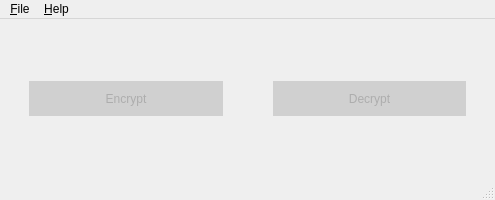
<?xml version="1.0" encoding="UTF-8"?>
<ui version="4.0">
 <class>MainWindow</class>
 <widget class="QMainWindow" name="MainWindow">
  <property name="geometry">
   <rect>
    <x>0</x>
    <y>0</y>
    <width>495</width>
    <height>200</height>
   </rect>
  </property>
  <property name="minimumSize">
   <size>
    <width>495</width>
    <height>200</height>
   </size>
  </property>
  <property name="maximumSize">
   <size>
    <width>495</width>
    <height>200</height>
   </size>
  </property>
  <property name="windowTitle">
   <string>Caeser cipher</string>
  </property>
  <widget class="QWidget" name="centralwidget">
   <layout class="QVBoxLayout" name="verticalLayout_3">
    <item>
     <layout class="QHBoxLayout" name="horizontalLayout">
      <property name="spacing">
       <number>50</number>
      </property>
      <property name="leftMargin">
       <number>20</number>
      </property>
      <property name="topMargin">
       <number>0</number>
      </property>
      <property name="rightMargin">
       <number>20</number>
      </property>
      <item>
       <widget class="QPushButton" name="btn_encrypt">
        <property name="enabled">
         <bool>false</bool>
        </property>
        <property name="styleSheet">
         <string notr="true">QPushButton{
	font: 75 16pt &quot;MS Shell Dlg 2&quot;;
	height: 35px;
	color: rgb(90, 185, 234);
}
QPushButton:pressed {
    background-color: #e0e0e0;
    border-style: inset;
}
QPushButton:disabled {
	background-color:  rgb(208, 208, 208);
	color: rgb(173, 173, 173);
    border-style: inset;
}</string>
        </property>
        <property name="text">
         <string>Encrypt</string>
        </property>
       </widget>
      </item>
      <item>
       <widget class="QPushButton" name="btn_decrypt">
        <property name="enabled">
         <bool>false</bool>
        </property>
        <property name="styleSheet">
         <string notr="true">QPushButton{
	font: 75 16pt &quot;MS Shell Dlg 2&quot;;
	height: 35px;
	color: rgb(90, 185, 234);
}
QPushButton:pressed {
    background-color: #e0e0e0;
    border-style: inset;
}
QPushButton:disabled {
	background-color:  rgb(208, 208, 208);
	color: rgb(173, 173, 173);
    border-style: inset;
}</string>
        </property>
        <property name="text">
         <string>Decrypt</string>
        </property>
       </widget>
      </item>
     </layout>
    </item>
   </layout>
  </widget>
  <widget class="QMenuBar" name="menubar">
   <property name="geometry">
    <rect>
     <x>0</x>
     <y>0</y>
     <width>495</width>
     <height>21</height>
    </rect>
   </property>
   <widget class="QMenu" name="menu_About">
    <property name="title">
     <string>&amp;Help</string>
    </property>
    <addaction name="action_About"/>
   </widget>
   <widget class="QMenu" name="menu_File">
    <property name="title">
     <string>&amp;File</string>
    </property>
    <addaction name="action_Open_File"/>
    <addaction name="separator"/>
    <addaction name="action_Exit"/>
   </widget>
   <addaction name="menu_File"/>
   <addaction name="menu_About"/>
  </widget>
  <widget class="QStatusBar" name="statusbar"/>
  <action name="action_Open_File">
   <property name="icon">
    <iconset>
     <normaloff>resources/046.png</normaloff>resources/046.png</iconset>
   </property>
   <property name="text">
    <string>&amp;Open File </string>
   </property>
   <property name="toolTip">
    <string>Open file to Encrypt</string>
   </property>
   <property name="shortcut">
    <string>Ctrl+E</string>
   </property>
  </action>
  <action name="action_Decrypt_File">
   <property name="icon">
    <iconset>
     <normaloff>resources/046.png</normaloff>resources/046.png</iconset>
   </property>
   <property name="text">
    <string>&amp;Decrypt File </string>
   </property>
   <property name="toolTip">
    <string>Open file to Decrypt</string>
   </property>
   <property name="shortcut">
    <string>Ctrl+D</string>
   </property>
  </action>
  <action name="action_Exit">
   <property name="icon">
    <iconset>
     <normaloff>resources/101.png</normaloff>resources/101.png</iconset>
   </property>
   <property name="text">
    <string>&amp;Exit</string>
   </property>
   <property name="shortcut">
    <string>Ctrl+Q</string>
   </property>
  </action>
  <action name="action_About">
   <property name="icon">
    <iconset>
     <normaloff>resources/073.png</normaloff>resources/073.png</iconset>
   </property>
   <property name="text">
    <string>&amp;About</string>
   </property>
   <property name="shortcut">
    <string>Ctrl+I</string>
   </property>
  </action>
 </widget>
 <resources/>
 <connections>
  <connection>
   <sender>action_About</sender>
   <signal>triggered()</signal>
   <receiver>MainWindow</receiver>
   <slot>show()</slot>
   <hints>
    <hint type="sourcelabel">
     <x>-1</x>
     <y>-1</y>
    </hint>
    <hint type="destinationlabel">
     <x>247</x>
     <y>99</y>
    </hint>
   </hints>
  </connection>
  <connection>
   <sender>action_Exit</sender>
   <signal>triggered()</signal>
   <receiver>MainWindow</receiver>
   <slot>close()</slot>
   <hints>
    <hint type="sourcelabel">
     <x>-1</x>
     <y>-1</y>
    </hint>
    <hint type="destinationlabel">
     <x>247</x>
     <y>99</y>
    </hint>
   </hints>
  </connection>
 </connections>
</ui>
